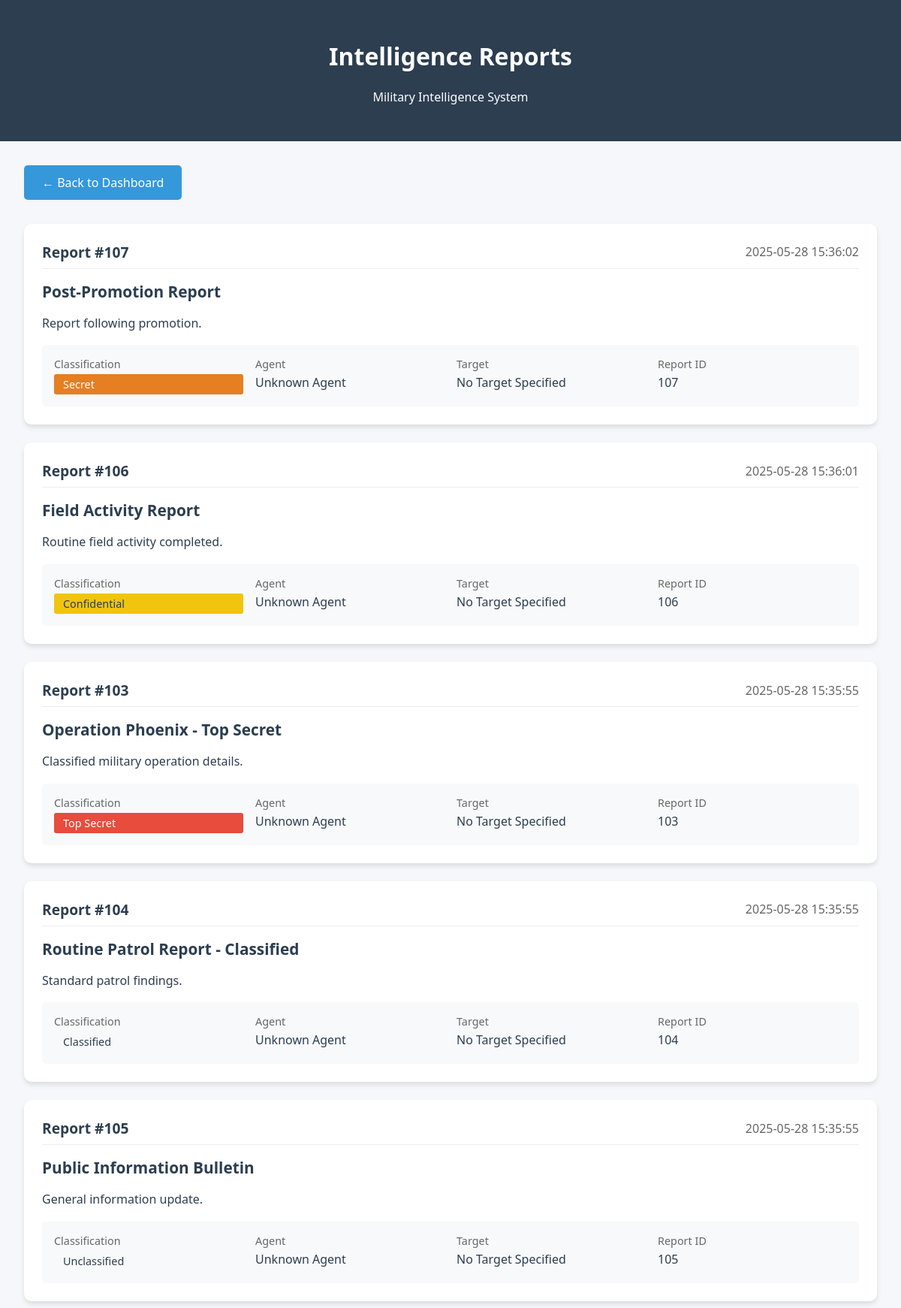
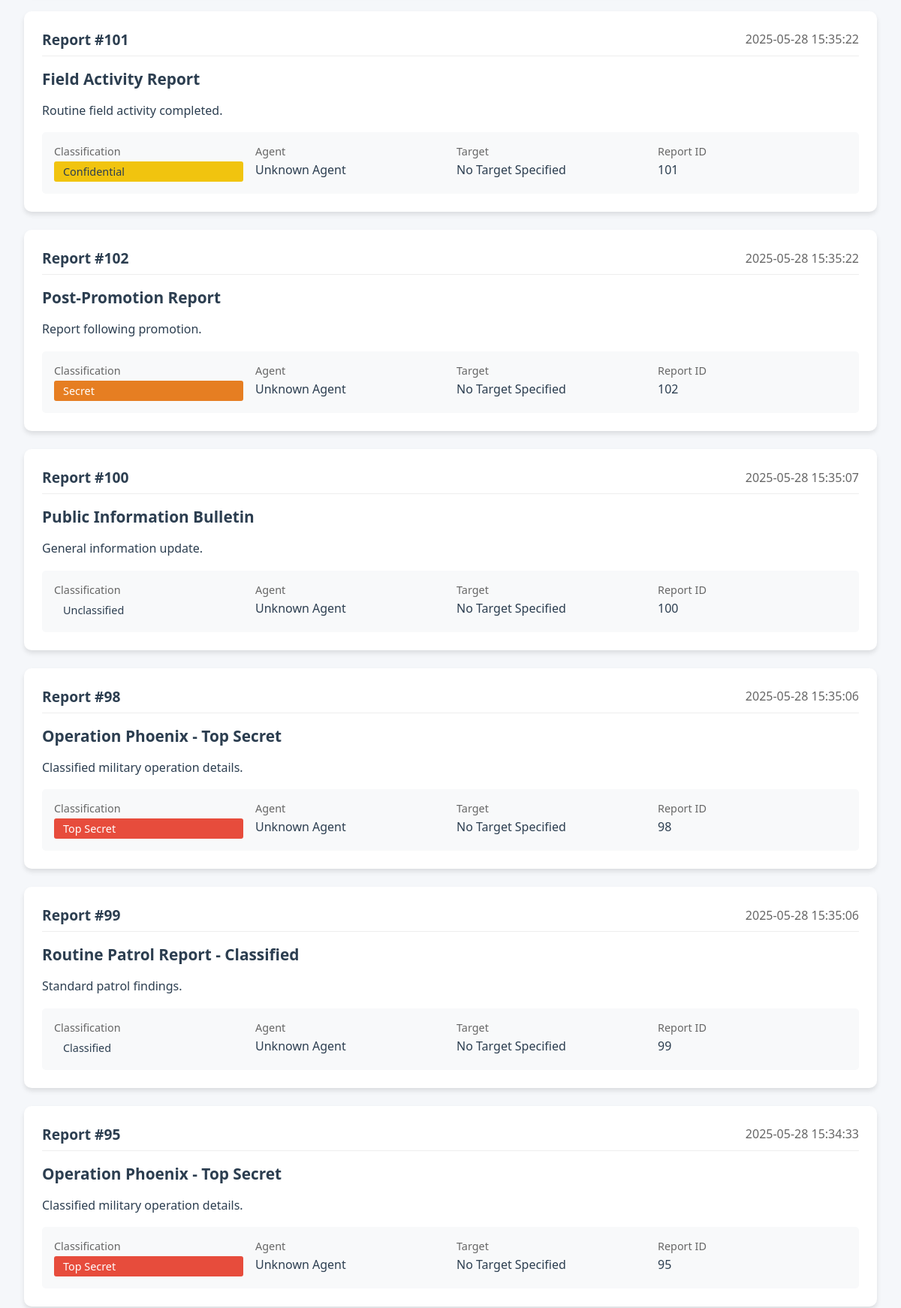
/build/intelligence_reports.php (upper part), run on the app's committed database (2 pictures, top to bottom).
### tables this page shows
CREATE TABLE `intelligence_reports` (
  `report_id` int NOT NULL,
  `title` varchar(200) NOT NULL,
  `content` text,
  `date_created` datetime NOT NULL,
  `classification_level` varchar(50) DEFAULT NULL,
  `agent_id` int DEFAULT NULL,
  PRIMARY KEY (`report_id`),
  KEY `agent_id` (`agent_id`),
  CONSTRAINT `intelligence_reports_ibfk_1` FOREIGN KEY (`agent_id`) REFERENCES `agents` (`agent_id`)
);

### build/intelligence_reports.php (the view, shortened to what this page needs)
<?php
$host = "localhost";
$username = "root";
$password = "2003";
$dbname = "military_intelligence";
try {
    $conn = new mysqli($host, $username, $password, $dbname);
    $sql = "SELECT ir.*, a.name as agent_name, t.name as target_name
            FROM Intelligence_Reports ir
            LEFT JOIN Agent_Wrote_Report awr ON ir.report_id = awr.report_id
            LEFT JOIN Agents a ON awr.agent_id = a.agent_id
            LEFT JOIN Intelligence_Report_Decides_Target irdt ON ir.report_id = irdt.report_id
            LEFT JOIN Targets t ON irdt.target_id = t.target_id
            ORDER BY ir.date_created DESC";
    $reports = $conn->query($sql);
} catch (Exception $e) {
    $error = $e->getMessage();
}
?>
<!DOCTYPE html>
<html lang="en">
<head>
</head>
<body>
    <div class="header">
        <h1>Intelligence Reports</h1>
        <p>Military Intelligence System</p>
    </div>
    <div class="container">
        <a href="index.php" class="back-button">← Back to Dashboard</a>
        <?php if (isset($reports) && $reports->num_rows > 0): ?>
            <?php while ($report = $reports->fetch_assoc()): ?>
                <div class="report-card">
                    <div class="report-header">
                        <div class="report-id">Report #<?php echo htmlspecialchars($report['report_id'] ?? 'N/A'); ?></div>
                        <div class="report-date"><?php echo htmlspecialchars($report['date_created'] ?? 'N/A'); ?></div>
                    </div>
                    <div class="report-title">
                        <?php echo htmlspecialchars($report['title'] ?? 'Untitled Report'); ?>
                    </div>
                    <div class="report-content">
                        <?php echo nl2br(htmlspecialchars($report['content'] ?? 'No content available')); ?>
                    </div>
                    <div class="report-meta">
                        <div class="meta-item">
                            <span class="meta-label">Classification</span>
                            <span class="classification <?php echo strtolower(str_replace(' ', '-', $report['classification_level'] ?? 'unclassified')); ?>">
                                <?php echo htmlspecialchars($report['classification_level'] ?? 'Unclassified'); ?>
                            </span>
                        </div>
                        <div class="meta-item">
                            <span class="meta-label">Agent</span>
                            <span class="meta-value"><?php echo htmlspecialchars($report['agent_name'] ?? 'Unknown Agent'); ?></span>
                        </div>
                        <div class="meta-item">
                            <span class="meta-label">Target</span>
                            <span class="meta-value"><?php echo htmlspecialchars($report['target_name'] ?? 'No Target Specified'); ?></span>
                        </div>
                        <div class="meta-item">
                            <span class="meta-label">Report ID</span>
                            <span class="meta-value"><?php echo htmlspecialchars($report['report_id'] ?? 'N/A'); ?></span>
                        </div>
                    </div>
                </div>
            <?php endwhile; ?>
        <?php else: ?>
            <div class="report-card">
                <p>No intelligence reports found.</p>
            </div>
        <?php endif; ?>
    </div>
</body>
</html>

### build/intelligence_reports.php (style rules this page uses)
:root { --primary-color: #2c3e50; --secondary-color: #34495e; --accent-color: #3498db; --background-color: #f5f7fa; --text-color: #2c3e50; --card-shadow: 0 4px 6px rgba(0, 0, 0, 0.1); }
body { font-family: 'Segoe UI', Tahoma, Geneva, Verdana, sans-serif; margin: 0; padding: 0; background-color: var(--background-color); color: var(--text-color); }
.header { background-color: var(--primary-color); color: white; padding: 2rem; text-align: center; }
.container { max-width: 1200px; margin: 2rem auto; padding: 0 2rem; }
.report-card { background: white; border-radius: 10px; padding: 1.5rem; margin-bottom: 1.5rem; box-shadow: var(--card-shadow); }
.report-header { display: flex; justify-content: space-between; align-items: center; margin-bottom: 1rem; padding-bottom: 0.5rem; border-bottom: 1px solid #eee; }
.report-id { font-size: 1.2rem; font-weight: bold; color: var(--primary-color); }
.report-date { color: #666; }
.report-title { font-size: 1.3rem; font-weight: bold; margin-bottom: 1rem; color: var(--primary-color); }
.report-content { margin: 1rem 0; line-height: 1.6; }
.report-meta { display: grid; grid-template-columns: repeat(auto-fit, minmax(200px, 1fr)); gap: 1rem; background-color: #f8f9fa; padding: 1rem; border-radius: 5px; margin-top: 1rem; }
.meta-item { display: flex; flex-direction: column; }
.meta-label { font-size: 0.9rem; color: #666; margin-bottom: 0.25rem; }
.meta-value { font-weight: 500; }
.classification { display: inline-block; padding: 0.25rem 0.75rem; border-radius: 3px; font-size: 0.9rem; font-weight: 500; }
.classification.top-secret { background-color: #e74c3c; color: white; }
.classification.secret { background-color: #e67e22; color: white; }
.classification.confidential { background-color: #f1c40f; color: #2c3e50; }
.back-button { display: inline-block; padding: 0.75rem 1.5rem; background-color: var(--accent-color); color: white; text-decoration: none; border-radius: 5px; margin-bottom: 2rem; transition: background-color 0.2s; }

### data on the page
intelligence_reports: report_id "107", date_created "2025-05-28 15:36:02", title "Post-Promotion Report", content "Report following promotion.", classification_level "Secret", agent_name "Unknown Agent", target_name "No Target Specified"
intelligence_reports: report_id "106", date_created "2025-05-28 15:36:01", title "Field Activity Report", content "Routine field activity completed.", classification_level "Confidential", agent_name "Unknown Agent", target_name "No Target Specified"
intelligence_reports: report_id "103", date_created "2025-05-28 15:35:55", title "Operation Phoenix - Top Secret", content "Classified military operation details.", classification_level "Top Secret", agent_name "Unknown Agent", target_name "No Target Specified"
intelligence_reports: report_id "104", date_created "2025-05-28 15:35:55", title "Routine Patrol Report - Classified", content "Standard patrol findings.", classification_level "Classified", agent_name "Unknown Agent", target_name "No Target Specified"
intelligence_reports: report_id "105", date_created "2025-05-28 15:35:55", title "Public Information Bulletin", content "General information update.", classification_level "Unclassified", agent_name "Unknown Agent", target_name "No Target Specified"
intelligence_reports: report_id "101", date_created "2025-05-28 15:35:22", title "Field Activity Report", content "Routine field activity completed.", classification_level "Confidential", agent_name "Unknown Agent", target_name "No Target Specified"
intelligence_reports: report_id "102", date_created "2025-05-28 15:35:22", title "Post-Promotion Report", content "Report following promotion.", classification_level "Secret", agent_name "Unknown Agent", target_name "No Target Specified"
intelligence_reports: report_id "100", date_created "2025-05-28 15:35:07", title "Public Information Bulletin", content "General information update.", classification_level "Unclassified", agent_name "Unknown Agent", target_name "No Target Specified"
intelligence_reports: report_id "98", date_created "2025-05-28 15:35:06", title "Operation Phoenix - Top Secret", content "Classified military operation details.", classification_level "Top Secret", agent_name "Unknown Agent", target_name "No Target Specified"
intelligence_reports: report_id "99", date_created "2025-05-28 15:35:06", title "Routine Patrol Report - Classified", content "Standard patrol findings.", classification_level "Classified", agent_name "Unknown Agent", target_name "No Target Specified"
intelligence_reports: report_id "95", date_created "2025-05-28 15:34:33", title "Operation Phoenix - Top Secret", content "Classified military operation details.", classification_level "Top Secret", agent_name "Unknown Agent", target_name "No Target Specified"
